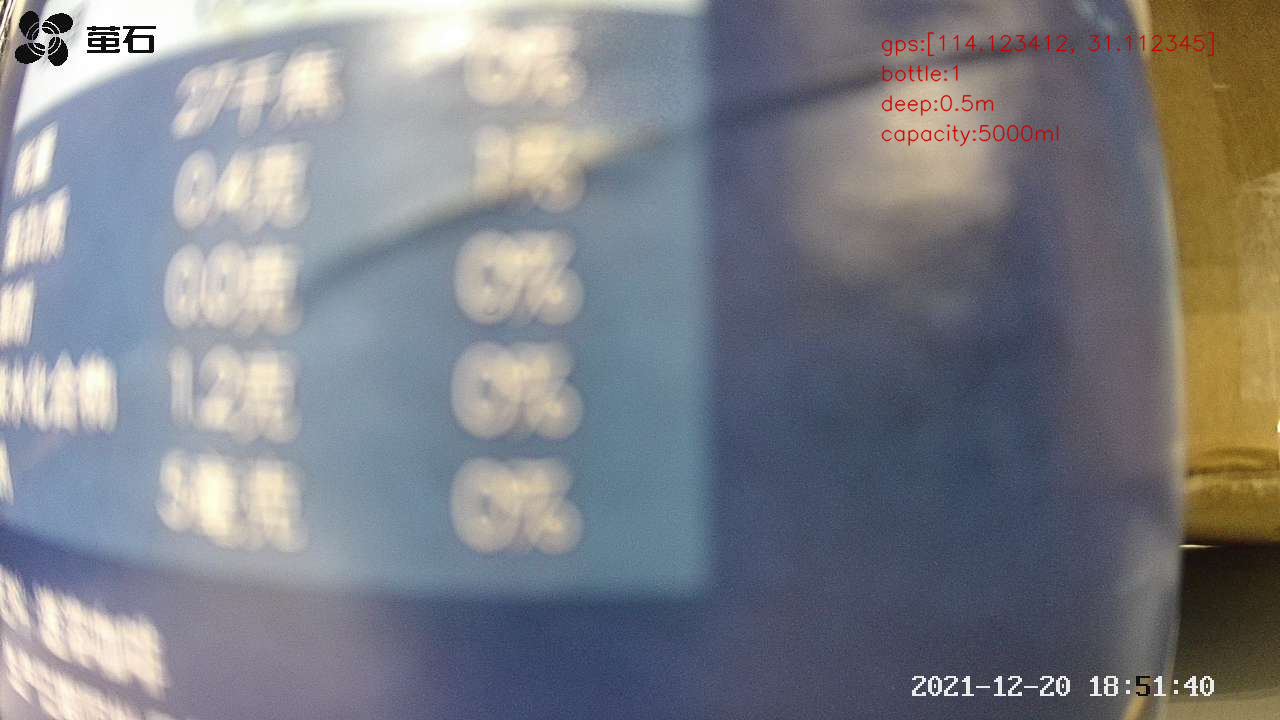
#> input picture utils/image_text.png, 1280 x 720 px
$ python -i concate_img.py   (imports and definitions only)
#> lines starting #> are read from the running program, lines starting #| are printed output that depends on the picture
import cv2
import numpy as np
class Stitcher:
	def __init__(self):
		# determine if we are using OpenCV v3.X
		# self.isv3 = imutils.is_cv3()
		self.isv3 = True
		# self.isv3 = False

	def stitch(self, images, ratio=0.75, reprojThresh=4.0,
		showMatches=False):
		# unpack the images, then detect keypoints and extract
		# local invariant descriptors from them
		(imageB, imageA) = images
		(kpsA, featuresA) = self.detectAndDescribe(imageA)
		(kpsB, featuresB) = self.detectAndDescribe(imageB)

		# match features between the two images
		M = self.matchKeypoints(kpsA, kpsB,
			featuresA, featuresB, ratio, reprojThresh)

		# if the match is None, then there aren't enough matched
		# keypoints to create a panorama
		if M is None:
			return None

		# otherwise, apply a perspective warp to stitch the images
		# together
		(matches, H, status) = M
		result = cv2.warpPerspective(imageA, H,
			(imageA.shape[1] + imageB.shape[1], imageA.shape[0]))
		result[0:imageB.shape[0], 0:imageB.shape[1]] = imageB
		# print(result.shape)
		# print(result[100,700])
		concate_img_len = None
		for i in range(result.shape[1]):
			if list(result[:,i,0]).count(0)==result.shape[0]:
				print('len',i)
				concate_img_len = i
				break
		if concate_img_len is not None:
			result = result[:,0:concate_img_len,:]
		# check to see if the keypoint matches should be visualized
		if showMatches:
			vis = self.drawMatches(imageA, imageB, kpsA, kpsB, matches,
				status)

			# return a tuple of the stitched image and the
			# visualization
			return (result, vis)

		# return the stitched image
		return result

	# [106 lines left out: functions drawMatches, detectAndDescribe, matchKeypoints, condate_sample, not called in this run]

>>> import cv2
>>> picture = cv2.imread('image_text.png', cv2.IMREAD_GRAYSCALE)
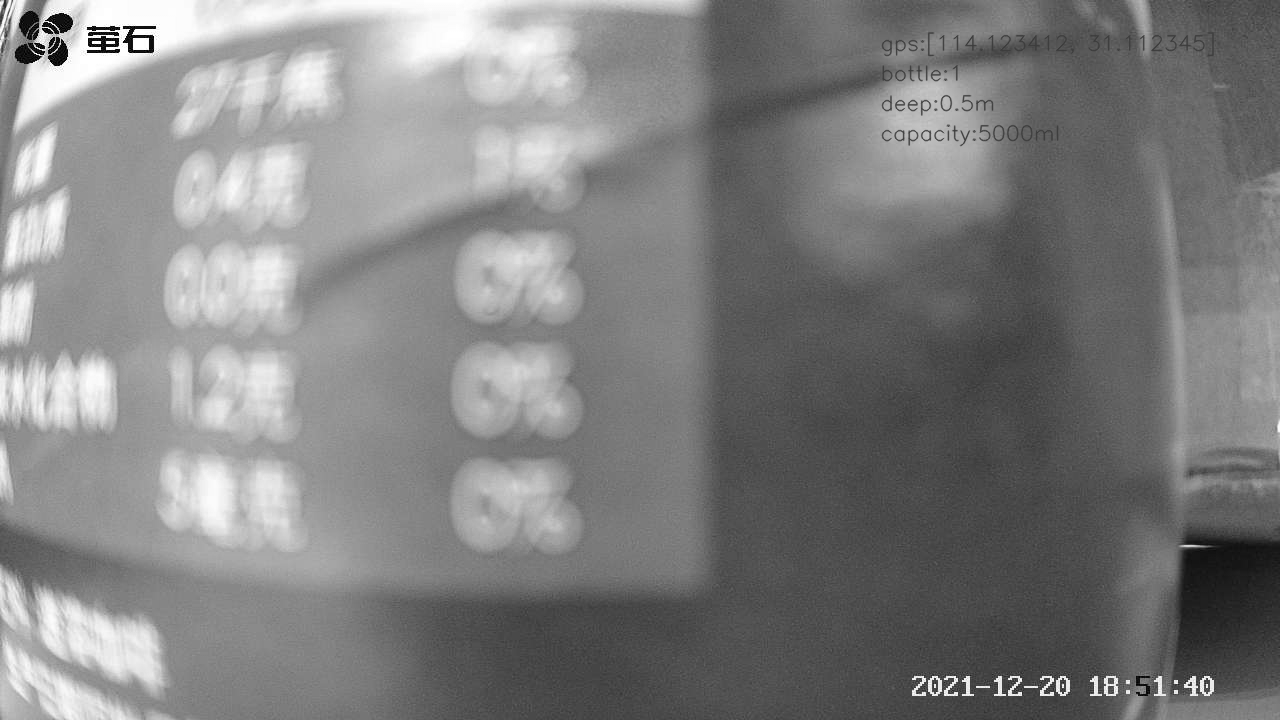
#> picture: shape (720, 1280); min 0, max 255, mean 127.9
>>> result = Stitcher().stitch(picture)
#> (the run stopped early here; a loop or call above may not have finished)
